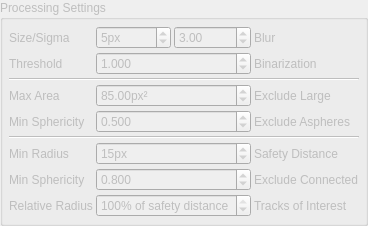
     <widget class="QGroupBox" name="groupBox_ProcSet">
      <property name="enabled">
       <bool>false</bool>
      </property>
      <property name="sizePolicy">
       <sizepolicy hsizetype="Preferred" vsizetype="Preferred">
        <horstretch>1</horstretch>
        <verstretch>0</verstretch>
       </sizepolicy>
      </property>
      <property name="title">
       <string>Processing Settings</string>
      </property>
      <property name="flat">
       <bool>true</bool>
      </property>
      <layout class="QGridLayout" name="gridLayout_5">
       <property name="leftMargin">
        <number>6</number>
       </property>
       <property name="topMargin">
        <number>6</number>
       </property>
       <property name="rightMargin">
        <number>6</number>
       </property>
       <property name="bottomMargin">
        <number>6</number>
       </property>
       <property name="spacing">
        <number>3</number>
       </property>
       <item row="8" column="3">
        <widget class="QLabel" name="label_10">
         <property name="enabled">
          <bool>false</bool>
         </property>
         <property name="text">
          <string>Tracks of Interest</string>
         </property>
        </widget>
       </item>
       <item row="1" column="1" colspan="2">
        <widget class="QDoubleSpinBox" name="doubleSpinBox_ProcSet_Binarization_Thres">
         <property name="decimals">
          <number>3</number>
         </property>
         <property name="maximum">
          <double>10000.000000000000000</double>
         </property>
         <property name="singleStep">
          <double>0.010000000000000</double>
         </property>
         <property name="value">
          <double>1.000000000000000</double>
         </property>
        </widget>
       </item>
       <item row="0" column="2">
        <widget class="QDoubleSpinBox" name="doubleSpinBox_ProcSet_Blur_Sigma">
         <property name="maximum">
          <double>10000.000000000000000</double>
         </property>
         <property name="value">
          <double>3.000000000000000</double>
         </property>
        </widget>
       </item>
       <item row="0" column="1">
        <widget class="QSpinBox" name="spinBox_ProcSet_Blur_Size">
         <property name="suffix">
          <string>px</string>
         </property>
         <property name="minimum">
          <number>1</number>
         </property>
         <property name="maximum">
          <number>10001</number>
         </property>
         <property name="value">
          <number>5</number>
         </property>
        </widget>
       </item>
       <item row="0" column="3">
        <widget class="QLabel" name="label_ProcSet_Blur_Description">
         <property name="text">
          <string>Blur</string>
         </property>
        </widget>
       </item>
       <item row="1" column="3">
        <widget class="QLabel" name="label_ProcSet_Thres_Description">
         <property name="text">
          <string>Binarization</string>
         </property>
        </widget>
       </item>
       <item row="1" column="0">
        <widget class="QLabel" name="label_ProcSet_Thres_Titel">
         <property name="text">
          <string>Threshold</string>
         </property>
        </widget>
       </item>
       <item row="0" column="0">
        <widget class="QLabel" name="label_ProcSet_Blur_Titel">
         <property name="text">
          <string>Size/Sigma</string>
         </property>
        </widget>
       </item>
       <item row="8" column="0">
        <widget class="QLabel" name="label_9">
         <property name="enabled">
          <bool>false</bool>
         </property>
         <property name="text">
          <string>Relative Radius</string>
         </property>
        </widget>
       </item>
       <item row="2" column="0" colspan="4">
        <widget class="Line" name="line">
         <property name="orientation">
          <enum>Qt::Horizontal</enum>
         </property>
        </widget>
       </item>
       <item row="7" column="3">
        <widget class="QLabel" name="label_8">
         <property name="text">
          <string>Exclude Connected</string>
         </property>
        </widget>
       </item>
       <item row="4" column="0">
        <widget class="QLabel" name="label_4">
         <property name="text">
          <string>Min Sphericity</string>
         </property>
        </widget>
       </item>
       <item row="4" column="3">
        <widget class="QLabel" name="label_3">
         <property name="text">
          <string>Exclude Aspheres</string>
         </property>
        </widget>
       </item>
       <item row="7" column="1" colspan="2">
        <widget class="QDoubleSpinBox" name="doubleSpinBox_ProcSet_ExConn_MinSphere">
         <property name="decimals">
          <number>3</number>
         </property>
         <property name="maximum">
          <double>1.000000000000000</double>
         </property>
         <property name="singleStep">
          <double>0.005000000000000</double>
         </property>
         <property name="value">
          <double>0.800000000000000</double>
         </property>
        </widget>
       </item>
       <item row="7" column="0">
        <widget class="QLabel" name="label_7">
         <property name="text">
          <string>Min Sphericity</string>
         </property>
        </widget>
       </item>
       <item row="3" column="1" colspan="2">
        <widget class="QDoubleSpinBox" name="doubleSpinBox_ProcSet_ExLarge_MaxArea">
         <property name="suffix">
          <string>px²</string>
         </property>
         <property name="maximum">
          <double>10000000.000000000000000</double>
         </property>
         <property name="value">
          <double>85.000000000000000</double>
         </property>
        </widget>
       </item>
       <item row="6" column="1" colspan="2">
        <widget class="QSpinBox" name="spinBox_ProcSet_SafetyDist_MinRadius">
         <property name="suffix">
          <string>px</string>
         </property>
         <property name="minimum">
          <number>1</number>
         </property>
         <property name="maximum">
          <number>999</number>
         </property>
         <property name="value">
          <number>15</number>
         </property>
        </widget>
       </item>
       <item row="6" column="0">
        <widget class="QLabel" name="label_6">
         <property name="text">
          <string>Min Radius</string>
         </property>
        </widget>
       </item>
       <item row="6" column="3">
        <widget class="QLabel" name="label_5">
         <property name="text">
          <string>Safety Distance</string>
         </property>
        </widget>
       </item>
       <item row="4" column="1" colspan="2">
        <widget class="QDoubleSpinBox" name="doubleSpinBox_ProcSet_ExAsphere_MinSphere">
         <property name="decimals">
          <number>3</number>
         </property>
         <property name="maximum">
          <double>1.000000000000000</double>
         </property>
         <property name="singleStep">
          <double>0.005000000000000</double>
         </property>
         <property name="value">
          <double>0.500000000000000</double>
         </property>
        </widget>
       </item>
       <item row="3" column="0">
        <widget class="QLabel" name="label_2">
         <property name="text">
          <string>Max Area</string>
         </property>
        </widget>
       </item>
       <item row="3" column="3">
        <widget class="QLabel" name="label">
         <property name="text">
          <string>Exclude Large</string>
         </property>
        </widget>
       </item>
       <item row="5" column="0" colspan="4">
        <widget class="Line" name="line_2">
         <property name="orientation">
          <enum>Qt::Horizontal</enum>
         </property>
        </widget>
       </item>
       <item row="8" column="1" colspan="2">
        <widget class="QDoubleSpinBox" name="doubleSpinBox_ProcSet_TOI_RelRadius">
         <property name="enabled">
          <bool>false</bool>
         </property>
         <property name="suffix">
          <string>% of safety distance</string>
         </property>
         <property name="decimals">
          <number>0</number>
         </property>
         <property name="maximum">
          <double>100.000000000000000</double>
         </property>
         <property name="value">
          <double>100.000000000000000</double>
         </property>
        </widget>
       </item>
      </layout>
     </widget>
